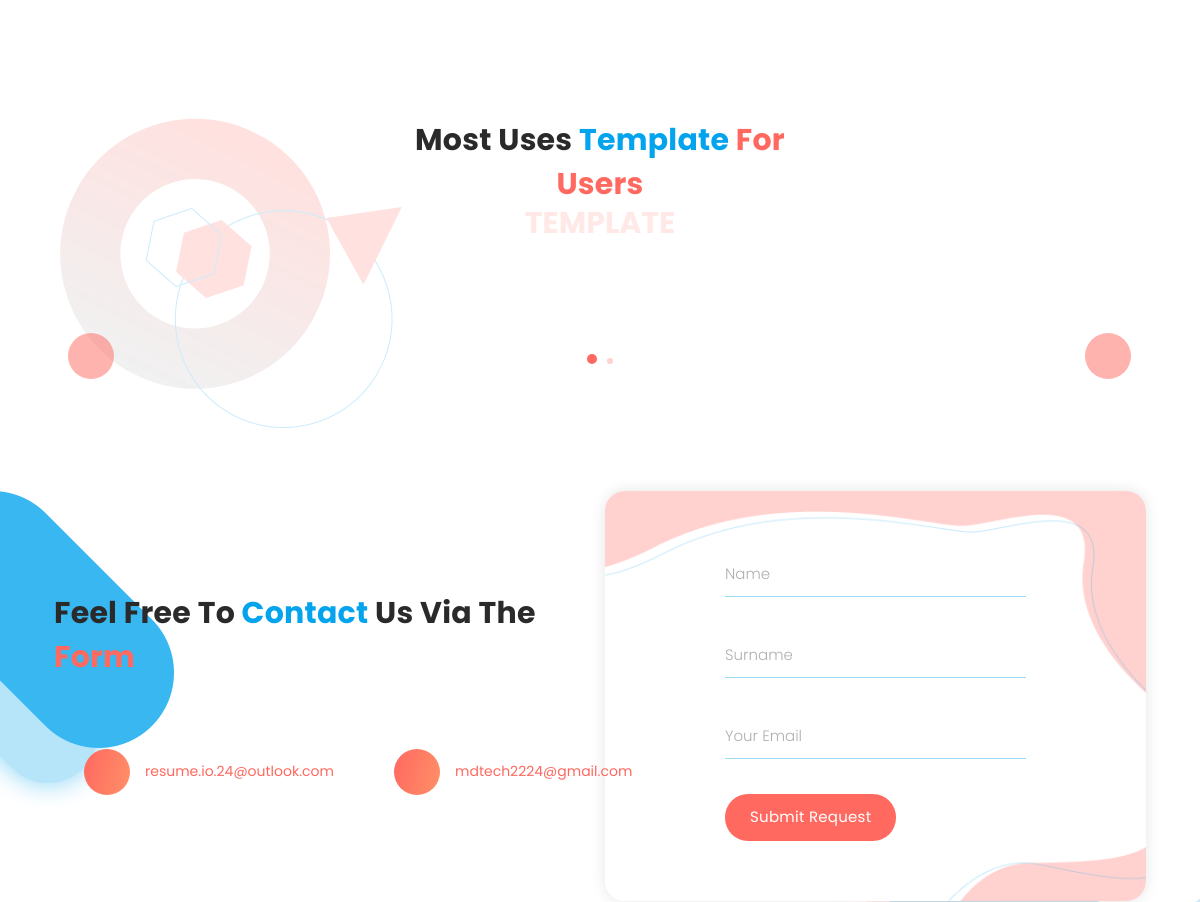
The app's page / (middle part), older data.
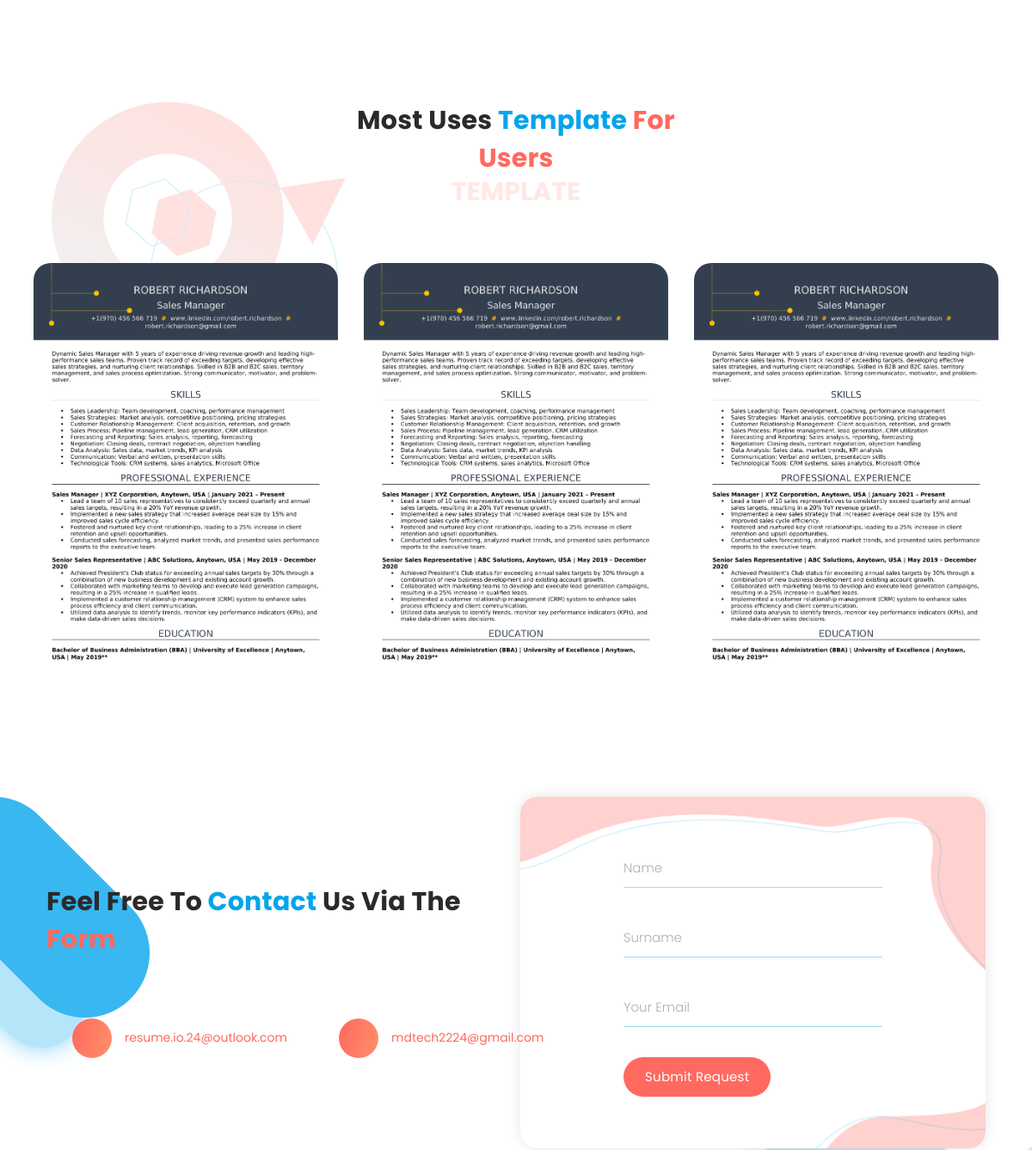
The same page, newer data.
### resume/models.py (models this page shows, shortened)
class templates(models.Model):
     t_id = models.AutoField(primary_key=True)
     t_name = models.CharField(max_length=50)
     t_img = models.FileField(upload_to='t_img/',default="")
     t_file = models.FileField(upload_to='templates_pdf/',blank=False)

### resume/views.py (the view)
# urls.py: path('',views.index,name='home'),
def index(request):
     template = templates.objects.all()
     con={
          'template':template
     }
     return render(request,'index.html',con);

### templates/index.html (shortened to what this page needs)
<!DOCTYPE html>
<html lang="en">
  <head>
    {% load static %}
    <link rel="stylesheet" href="{% static 'css/fontawesome.css' %} ">
    <link rel="stylesheet" href="{% static 'css/templa.css' %} ">
    <link rel="stylesheet" href="{% static 'css/animated.css' %}">
    <link rel="stylesheet" href="{% static 'css/owl.css' %} ">
  </head
  <body>
     <body>
      {% include 'navbar.html' %}
       <div id="portfolio" class="our-portfolio section">
         <div class="portfolio-left-dec">
           <img src="{% static 'images/portfolio-left-dec.png' %}" alt="">
         </div>
         <div class="container">
           <div class="row">
             <div class="col-lg-6 offset-lg-3">
               <div class="section-heading">
                 <h2>Most Uses <em>Template</em> <span>for Users</span></h2>
                 <span>Template</span>
               </div>
             </div>
           </div>
         </div>
         <div class="container-fluid">
           <div class="row">
             <div class="col-lg-12">
               <div class="owl-carousel owl-portfolio">
                {% for i in template %}
                <div class="item">
                  <div class="thumb">
                    <img src="{{i.t_img.url}}" alt="">
                  </div>
                </div>
                {% endfor %}
                </div>
               </div>
             </div>
           </div>
         </div>
       <div id="contact" class="contact-us section">
        <div class="container">
          <div class="row">
            <div class="col-lg-7">
              <div class="section-heading">
                <h2>Feel free to <em>Contact</em> us via the <span>form</span></h2>
                <div class="info">
                  <span><i class="fa fa-envelope"></i> <a class="l" href="#">resume.io.24@outlook.com</a></span>
                  <span><i class="fa fa-envelope"></i> <a class="l" href="#">mdtech2224@gmail.com</a></span>
                </div>
              </div>
            </div>
            <div class="col-lg-5 align-self-center">
              <form id="contact" action="" method="get">
                <div class="row">
                  <div class="col-lg-12">
                    <fieldset>
                      <input type="name" name="name" id="name" placeholder="Name" autocomplete="on" required>
                    </fieldset>
                  </div>
                  <div class="col-lg-12">
                    <fieldset>
                      <input type="surname" name="surname" id="surname" placeholder="Surname" autocomplete="on" required>
                    </fieldset>
                  </div>
                  <div class="col-lg-12">
                    <fieldset>
                      <input type="text" name="email" id="email" pattern="[^ @]*@[^ @]*" placeholder="Your Email" required="">
                    </fieldset>
                  </div>
                  <div class="col-lg-12">
                    <fieldset>
                      <button type="submit" id="form-submit" class="main-button">Submit Request</button>
                    </fieldset>
                  </div>
                </div>
              </form>
            </div>
          </div>
        </div>
        <div class="contact-dec">
          <img src="{% static 'images/contact-dec.png' %}" alt="">
        </div>
        <div class="contact-left-dec">
          <img src="{% static 'images/contact-left-dec.png' %}" alt="">
        </div>
      </div>
       {% include 'footer.html' %}
     </body>
     </html>
  </body>
</html>

Row changes from the older to the newer data that the page shows:
added templates: t_img (picture)
